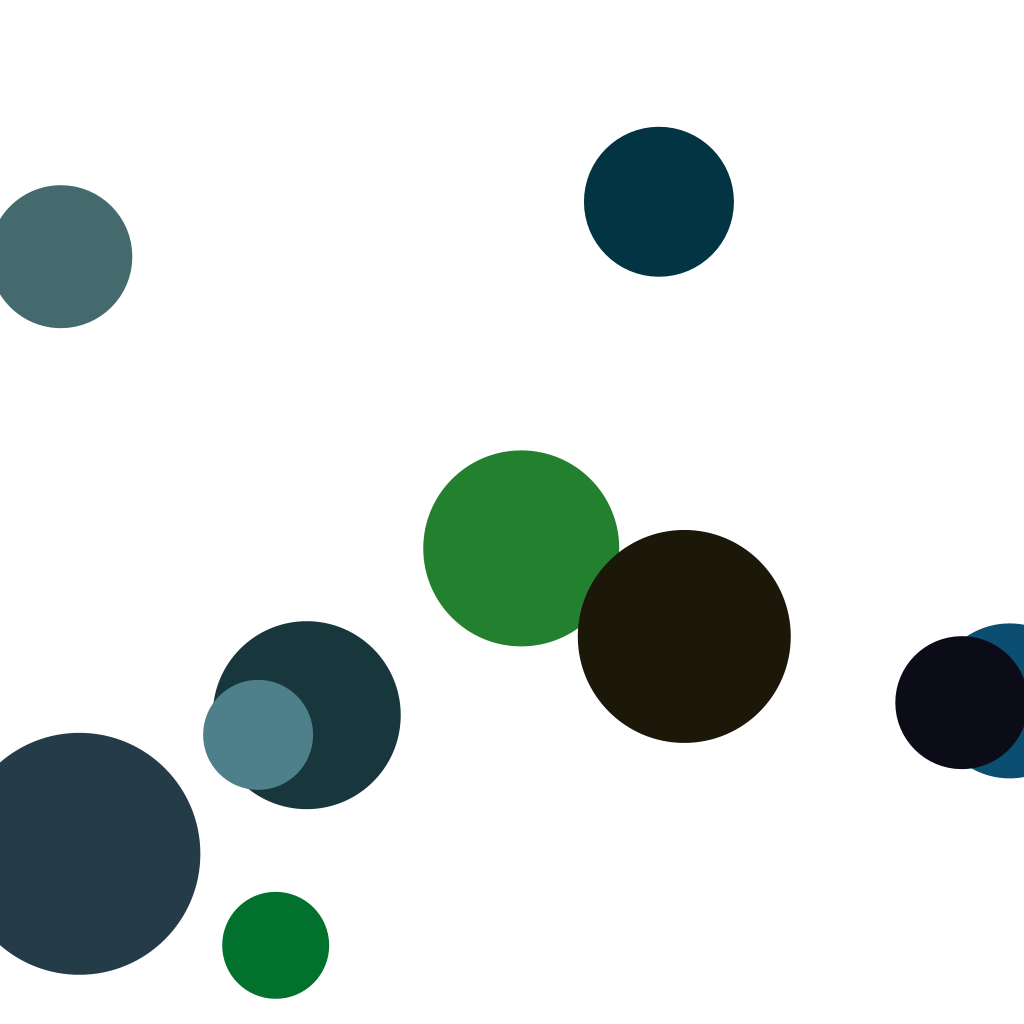
Frame 1 (no input)
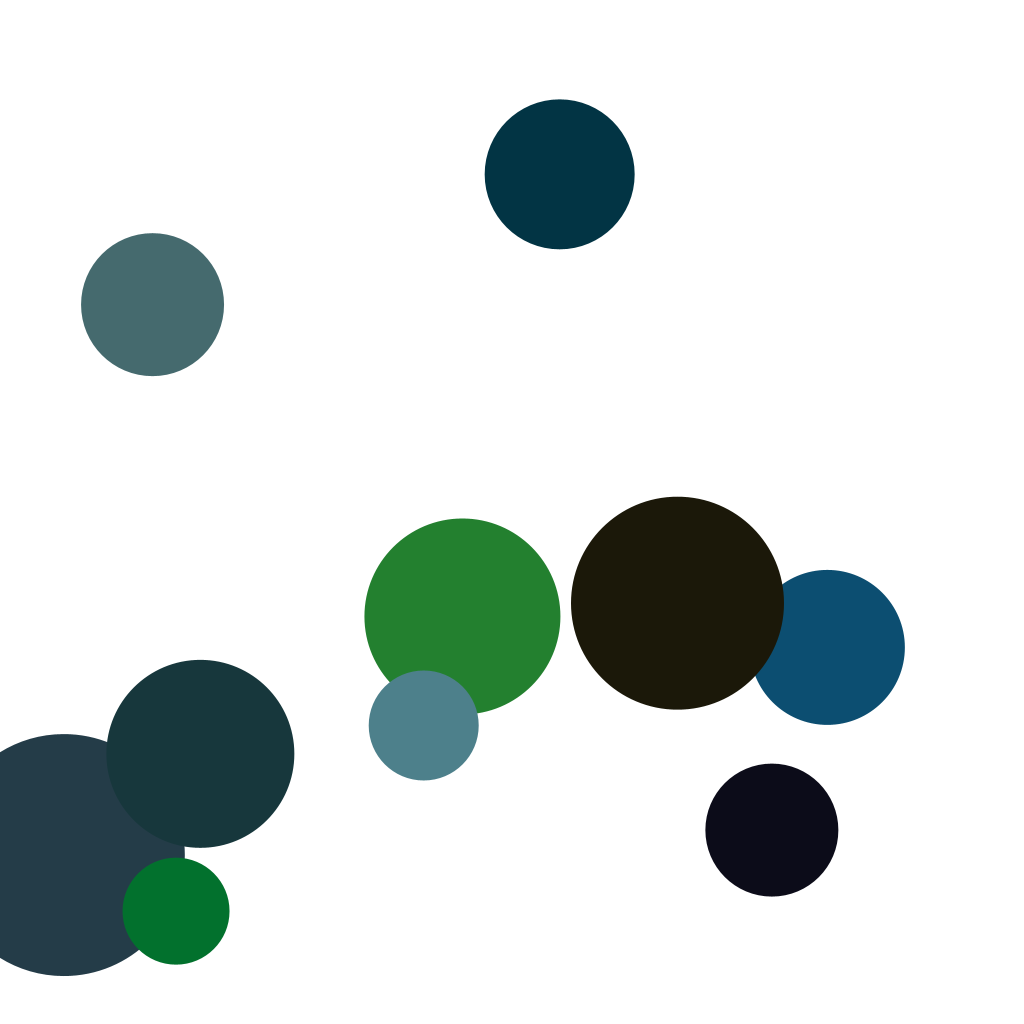
Frame 60 (the mouse pressed at the canvas centre just before this capture)
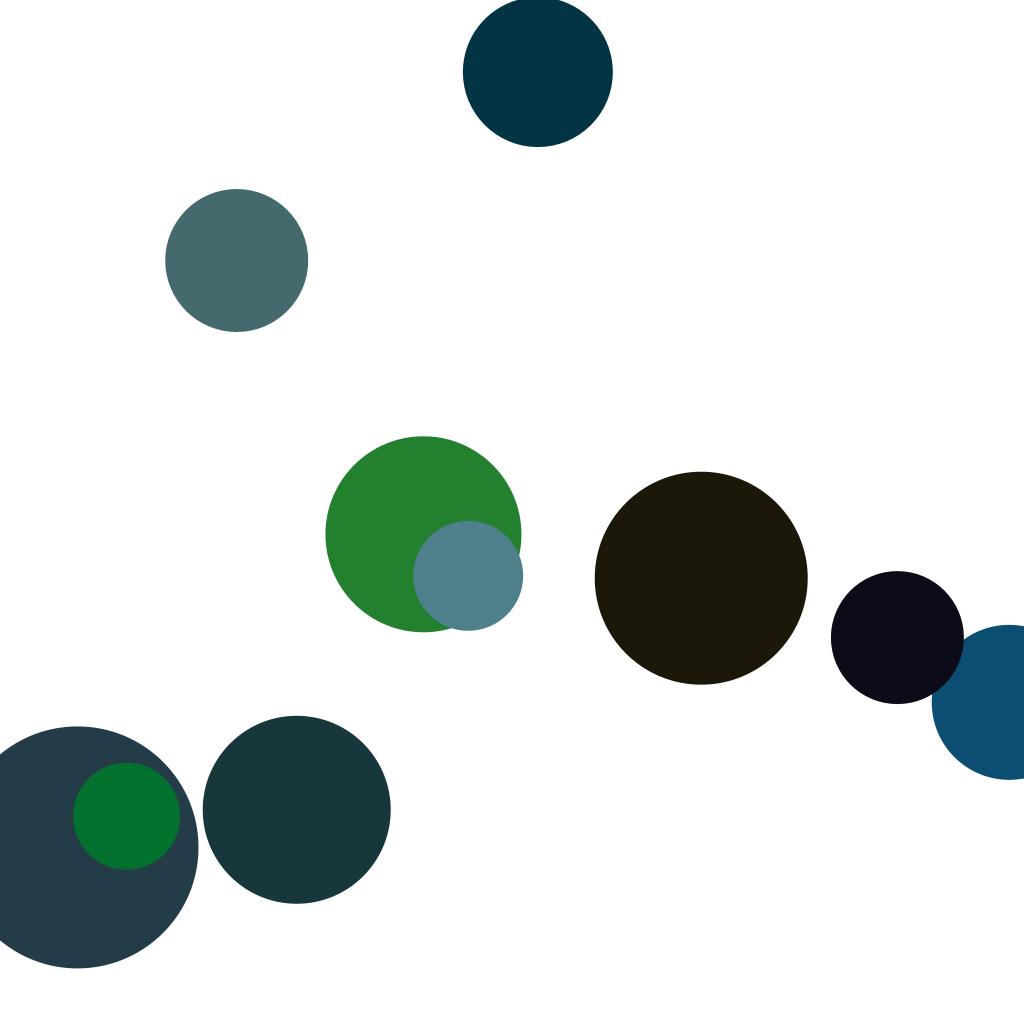
Frame 120 (the mouse held since frame 60 and released just before this capture)

The Processing sketch that drew these frames (run headless with seeded random() and noise(); from frame 60 on, the mouse is pressed at the canvas centre):

// Processing sketch: lec9_231023a_arrays
// ── lec9_231023a_arrays.pde
int numCircles = 10;

// declaration
int[] sizes;
float[] orbits;
float[] animationSpeeds;
float[] offsets;
color[] colors;
PVector[] circles;

void setup() {
  size(1024, 1024);
  noStroke();
  
  // allocate
  sizes = new int[numCircles];
  orbits = new float[numCircles];
  animationSpeeds = new float[numCircles];
  offsets = new float[numCircles];
  colors = new color[numCircles];
  circles = new PVector[numCircles];
  
  // initialize
  // i will have values from 0 to 9
  // which matches the indices of our array
  for(int i = 0; i < numCircles; i++){
    sizes[i] = (int)random(100, 250);
    orbits[i] = 250 - sizes[i];
    animationSpeeds[i] = random(0.01, 0.1);
    offsets[i] = random(TAU);
    colors[i] = color(random(150), random(150), random(150));
    circles[i] = new PVector( random(width) , random(height) );
  }
}

void draw() {
  background(#ffffff);
  
  // using the arrays
  for(int i = 0; i < numCircles; i++){
    fill(colors[i]);
    circle(circles[i].x + cos(frameCount * animationSpeeds[i] + offsets[i]) * orbits[i],
           circles[i].y + sin(frameCount * animationSpeeds[i] + offsets[i]) * orbits[i], 
           sizes[i]);
  }
  
}
